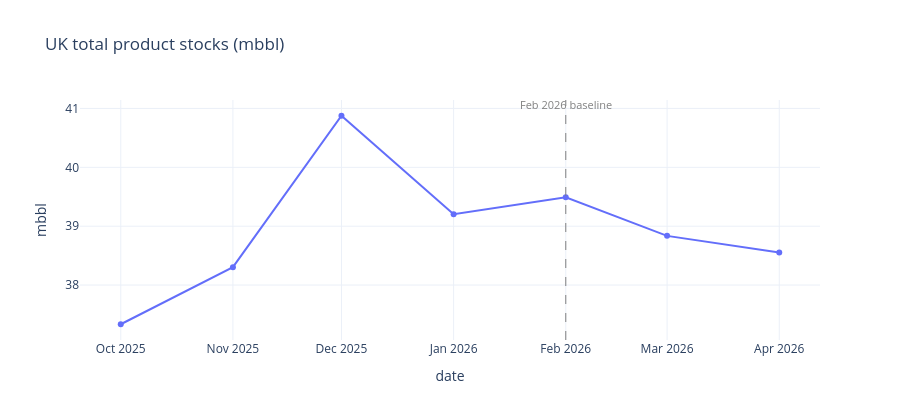
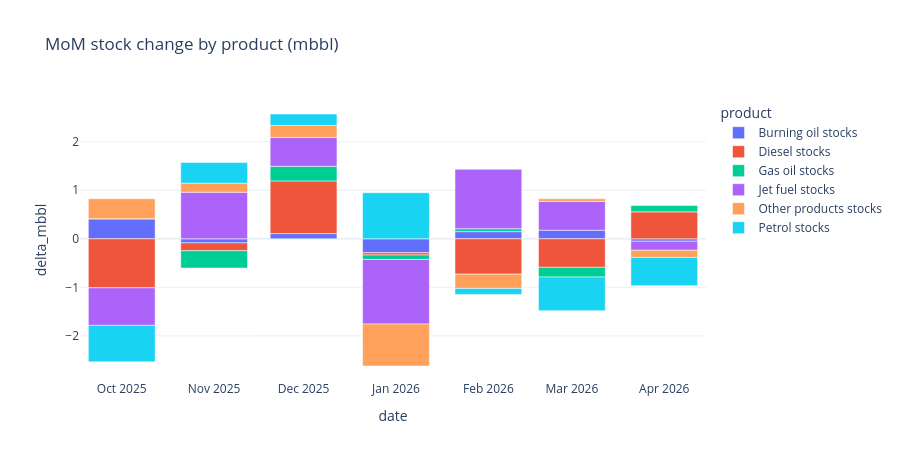

Here is the notebook cell these charts were saved with, in order:
### Markdown cell above
## 9. Product stocks (CLOSTLV)

DESNZ **ET 3.11** closing stocks — month-end inventories in **mbbl** (kb ÷ 1000).

Baseline for the post–late-Feb 2026 window: **Feb 2026** closing level. MoM change = stock draw (negative) or build (positive).

### Code cell
if stocks.empty:
    print("[skip] No CLOSTLV rows — run: python scripts/update_uk.py")
else:
    WAR_BASELINE = pd.Timestamp("2026-02-01")

    stk = stocks[stocks["product_native"].isin(STOCK_PRODUCTS)].copy()
    stk = stk.sort_values(["product_native", "date"])
    stk["value_mbbl"] = stk["value_kb"] / 1000.0
    stk["delta_kb"] = stk.groupby("product_native")["value_kb"].diff()
    stk["delta_mbbl"] = stk["delta_kb"] / 1000.0
    stk["label"] = stk["product_native"].map(STOCK_DISPLAY_LABELS)

    baseline = (
        stk[stk["date"] == WAR_BASELINE]
        .set_index("product_native")["value_mbbl"]
    )
    latest_date = stk["date"].max()
    latest = stk[stk["date"] == latest_date].set_index("product_native")["value_mbbl"]

    chg = (latest - baseline).rename("change_mbbl_since_feb2026")
    summary = pd.DataFrame({"feb_2026_mbbl": baseline, "latest_mbbl": latest}).join(chg)
    summary["latest_month"] = latest_date.strftime("%Y-%m")
    display(summary.sort_values("change_mbbl_since_feb2026").round(3))

    total = (
        stocks[stocks["product_native"].isin(STOCK_PRODUCTS)]
        .groupby("date", as_index=False)["value_kb"]
        .sum()
    )
    total["value_mbbl"] = total["value_kb"] / 1000.0
    total = total.sort_values("date")
    total["delta_mbbl"] = total["value_mbbl"].diff()

    recent = total[total["date"] >= "2025-10-01"]
    fig = px.line(
        recent,
        x="date",
        y="value_mbbl",
        title="UK total product stocks (mbbl)",
        markers=True,
    )
    fig.add_shape(
        type="line",
        x0=WAR_BASELINE,
        x1=WAR_BASELINE,
        y0=0,
        y1=1,
        yref="paper",
        line=dict(color="gray", width=1, dash="dash"),
    )
    fig.add_annotation(
        x=WAR_BASELINE,
        y=1.02,
        xref="x",
        yref="paper",
        text="Feb 2026 baseline",
        showarrow=False,
        font=dict(color="gray", size=11),
    )
    fig.update_layout(height=420, template="plotly_white", yaxis_title="mbbl")
    fig.show()

    mom = stk[stk["date"] >= "2025-10-01"].copy()
    fig2 = px.bar(
        mom,
        x="date",
        y="delta_mbbl",
        color="label",
        barmode="relative",
        title="MoM stock change by product (mbbl)",
        labels={"label": "product"},
    )
    fig2.update_layout(height=460, template="plotly_white")
    fig2.show()

### Figure 1 — Plotly figure (JSON) as saved in the notebook; plotly's stock layout.template omitted (floating-point values rounded to 4 significant figures)
{"data": [{"hovertemplate": "date=%{x}<br>value_mbbl=%{y}<extra></extra>", "legendgroup": "", "line": {"color": "#636efa", "dash": "solid"}, "marker": {"symbol": "circle"}, "mode": "lines+markers", "name": "", "orientation": "v", "showlegend": false, "type": "scatter", "x": ["2025-10-01T00:00:00.000000000", "2025-11-01T00:00:00.000000000", "2025-12-01T00:00:00.000000000", "2026-01-01T00:00:00.000000000", "2026-02-01T00:00:00.000000000", "2026-03-01T00:00:00.000000000", "2026-04-01T00:00:00.000000000"], "xaxis": "x", "y": [37.33, 38.3, 40.88, 39.2, 39.49, 38.84, 38.55], "yaxis": "y"}], "layout": {"annotations": [{"font": {"color": "gray", "size": 11}, "showarrow": false, "text": "Feb 2026 baseline", "x": "2026-02-01T00:00:00", "xref": "x", "y": 1.02, "yref": "paper"}], "height": 420, "legend": {"tracegroupgap": 0}, "shapes": [{"line": {"color": "gray", "dash": "dash", "width": 1}, "type": "line", "x0": "2026-02-01T00:00:00", "x1": "2026-02-01T00:00:00", "y0": 0, "y1": 1, "yref": "paper"}], "title": {"text": "UK total product stocks (mbbl)"}, "xaxis": {"anchor": "y", "domain": [0, 1], "title": {"text": "date"}}, "yaxis": {"anchor": "x", "domain": [0, 1], "title": {"text": "mbbl"}}}}

### Figure 2 — Plotly figure (JSON) as saved in the notebook; plotly's stock layout.template omitted (floating-point values rounded to 4 significant figures)
{"data": [{"hovertemplate": "product=Burning oil stocks<br>date=%{x}<br>delta_mbbl=%{y}<extra></extra>", "legendgroup": "Burning oil stocks", "marker": {"color": "#636efa", "pattern": {"shape": ""}}, "name": "Burning oil stocks", "orientation": "v", "showlegend": true, "textposition": "auto", "type": "bar", "x": ["2025-10-01T00:00:00", "2025-11-01T00:00:00", "2025-12-01T00:00:00", "2026-01-01T00:00:00", "2026-02-01T00:00:00", "2026-03-01T00:00:00", "2026-04-01T00:00:00"], "xaxis": "x", "y": [0.4116, -0.0843, 0.1074, -0.2867, 0.1477, 0.1771, -0.05051], "yaxis": "y"}, {"hovertemplate": "product=Diesel stocks<br>date=%{x}<br>delta_mbbl=%{y}<extra></extra>", "legendgroup": "Diesel stocks", "marker": {"color": "#EF553B", "pattern": {"shape": ""}}, "name": "Diesel stocks", "orientation": "v", "showlegend": true, "textposition": "auto", "type": "bar", "x": ["2025-10-01T00:00:00", "2025-11-01T00:00:00", "2025-12-01T00:00:00", "2026-01-01T00:00:00", "2026-02-01T00:00:00", "2026-03-01T00:00:00", "2026-04-01T00:00:00"], "xaxis": "x", "y": [-1.01, -0.1613, 1.086, -0.0467, -0.7279, -0.5883, 0.5553], "yaxis": "y"}, {"hovertemplate": "product=Gas oil stocks<br>date=%{x}<br>delta_mbbl=%{y}<extra></extra>", "legendgroup": "Gas oil stocks", "marker": {"color": "#00cc96", "pattern": {"shape": ""}}, "name": "Gas oil stocks", "orientation": "v", "showlegend": true, "textposition": "auto", "type": "bar", "x": ["2025-10-01T00:00:00", "2025-11-01T00:00:00", "2025-12-01T00:00:00", "2026-01-01T00:00:00", "2026-02-01T00:00:00", "2026-03-01T00:00:00", "2026-04-01T00:00:00"], "xaxis": "x", "y": [0.002909, -0.356, 0.2997, -0.09161, 0.06005, -0.2007, 0.1301], "yaxis": "y"}, {"hovertemplate": "product=Jet fuel stocks<br>date=%{x}<br>delta_mbbl=%{y}<extra></extra>", "legendgroup": "Jet fuel stocks", "marker": {"color": "#ab63fa", "pattern": {"shape": ""}}, "name": "Jet fuel stocks", "orientation": "v", "showlegend": true, "textposition": "auto", "type": "bar", "x": ["2025-10-01T00:00:00", "2025-11-01T00:00:00", "2025-12-01T00:00:00", "2026-01-01T00:00:00", "2026-02-01T00:00:00", "2026-03-01T00:00:00", "2026-04-01T00:00:00"], "xaxis": "x", "y": [-0.774, 0.9603, 0.5967, -1.332, 1.226, 0.5927, -0.185], "yaxis": "y"}, {"hovertemplate": "product=Other products stocks<br>date=%{x}<br>delta_mbbl=%{y}<extra></extra>", "legendgroup": "Other products stocks", "marker": {"color": "#FFA15A", "pattern": {"shape": ""}}, "name": "Other products stocks", "orientation": "v", "showlegend": true, "textposition": "auto", "type": "bar", "x": ["2025-10-01T00:00:00", "2025-11-01T00:00:00", "2025-12-01T00:00:00", "2026-01-01T00:00:00", "2026-02-01T00:00:00", "2026-03-01T00:00:00", "2026-04-01T00:00:00"], "xaxis": "x", "y": [0.4108, 0.1865, 0.2467, -0.8638, -0.2944, 0.05498, -0.1484], "yaxis": "y"}, {"hovertemplate": "product=Petrol stocks<br>date=%{x}<br>delta_mbbl=%{y}<extra></extra>", "legendgroup": "Petrol stocks", "marker": {"color": "#19d3f3", "pattern": {"shape": ""}}, "name": "Petrol stocks", "orientation": "v", "showlegend": true, "textposition": "auto", "type": "bar", "x": ["2025-10-01T00:00:00", "2025-11-01T00:00:00", "2025-12-01T00:00:00", "2026-01-01T00:00:00", "2026-02-01T00:00:00", "2026-03-01T00:00:00", "2026-04-01T00:00:00"], "xaxis": "x", "y": [-0.7513, 0.4248, 0.2357, 0.9485, -0.1229, -0.6918, -0.584], "yaxis": "y"}], "layout": {"barmode": "relative", "height": 460, "legend": {"title": {"text": "product"}, "tracegroupgap": 0}, "title": {"text": "MoM stock change by product (mbbl)"}, "xaxis": {"anchor": "y", "domain": [0, 1], "title": {"text": "date"}}, "yaxis": {"anchor": "x", "domain": [0, 1], "title": {"text": "delta_mbbl"}}}}
